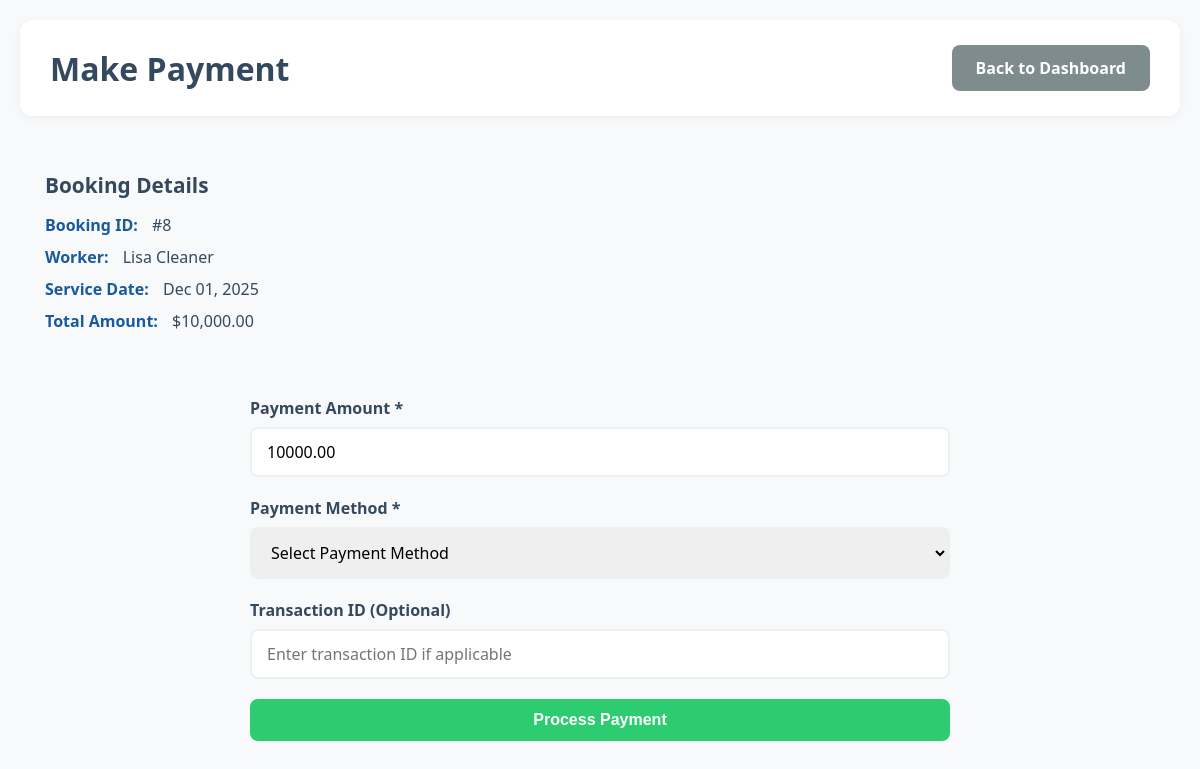
The page /customer/make_payment.php?id=8 (signed in) on the database its author committed.
### tables this page shows
CREATE TABLE `booking` (
  `booking_id` int(11) NOT NULL,
  `customer_id` int(11) NOT NULL,
  `worker_id` int(11) DEFAULT NULL,
  `category_id` int(11) DEFAULT NULL,
  `slot_id` int(11) DEFAULT NULL,
  `service_description` text DEFAULT NULL,
  `booking_date` timestamp NOT NULL DEFAULT current_timestamp(),
  `service_date` date DEFAULT NULL,
  `service_time` time DEFAULT NULL,
  `status` enum('pending','confirmed','in_progress','completed','cancelled') DEFAULT 'pending',
  `total_amount` decimal(10,2) DEFAULT 0.00,
  `created_at` timestamp NOT NULL DEFAULT current_timestamp(),
  `updated_at` timestamp NOT NULL DEFAULT current_timestamp() ON UPDATE current_timestamp()
);

CREATE TABLE `worker` (
  `worker_id` int(11) NOT NULL,
  `worker_name` varchar(100) NOT NULL,
  `email` varchar(100) NOT NULL,
  `phone_no` varchar(20) NOT NULL,
  `password` varchar(255) NOT NULL,
  `skill_type` varchar(100) DEFAULT NULL,
  `experience_years` decimal(4,1) DEFAULT 0.0,
  `availability_status` enum('available','busy','offline') DEFAULT 'available',
  `rating` decimal(3,2) DEFAULT 0.00,
  `street` varchar(255) DEFAULT NULL,
  `city` varchar(100) DEFAULT NULL,
  `pincode` varchar(10) DEFAULT NULL,
  `category_id` int(11) DEFAULT NULL,
  `assigned_by` int(11) DEFAULT NULL,
  `created_at` timestamp NOT NULL DEFAULT current_timestamp(),
  `updated_at` timestamp NOT NULL DEFAULT current_timestamp() ON UPDATE current_timestamp()
);

### includes/config.php (called while the page is built, shortened)
<?php
function getUserId() {
    return $_SESSION['user_id'] ?? null;
}
function formatCurrency($amount) {
    return '$' . number_format($amount, 2);
}
function formatDate($date) {
    return date('M d, Y', strtotime($date));
}
?>

### customer/make_payment.php (the view, shortened to what this page needs)
<?php
require_once '../includes/config.php';
$conn = getDBConnection();
$customer_id = getUserId();
$booking_id = (int)($_GET['id'] ?? 0);
$booking = $conn->query("
    SELECT b.*, w.worker_name, c.name as customer_name
    FROM booking b
    JOIN worker w ON b.worker_id = w.worker_id
    JOIN customer c ON b.customer_id = c.customer_id
    WHERE b.booking_id = $booking_id AND b.customer_id = $customer_id
")->fetch_assoc();
?>
<!DOCTYPE html>
<html lang="en">
<head>
    <link rel="stylesheet" href="../css/base.css">
    <link rel="stylesheet" href="../css/forms.css">
    <link rel="stylesheet" href="../css/components.css">
</head>
<body>
    <div class="container">
        <header class="page-header">
            <h1>Make Payment</h1>
            <a href="../root/dashboard.php" class="btn btn-secondary">Back to Dashboard</a>
        </header>
        <div class="booking-summary">
            <h2>Booking Details</h2>
            <p><strong>Booking ID:</strong> #<?php echo $booking['booking_id']; ?></p>
            <p><strong>Worker:</strong> <?php echo htmlspecialchars($booking['worker_name']); ?></p>
            <p><strong>Service Date:</strong> <?php echo formatDate($booking['service_date']); ?></p>
            <p><strong>Total Amount:</strong> <?php echo formatCurrency($booking['total_amount']); ?></p>
        </div>
        <div class="form-container">
            <form method="POST" action="">
                <div class="form-group">
                    <label for="amount">Payment Amount *</label>
                    <input type="number" id="amount" name="amount" required
                           value="<?php echo $booking['total_amount']; ?>"
                           min="0" step="0.01" readonly>
                </div>
                <div class="form-group">
                    <label for="payment_method">Payment Method *</label>
                    <select name="payment_method" id="payment_method" required>
                        <option value="">Select Payment Method</option>
                    </select>
                </div>
                <div class="form-group">
                    <label for="transaction_id">Transaction ID (Optional)</label>
                    <input type="text" id="transaction_id" name="transaction_id"
                           placeholder="Enter transaction ID if applicable">
                </div>
                <button type="submit" class="btn btn-success btn-block">Process Payment</button>
            </form>
        </div>
    </div>
</body>
</html>

### css/base.css (style rules this page uses)
* { margin: 0; padding: 0; box-sizing: border-box; }
body { font-family: 'Segoe UI', Tahoma, Geneva, Verdana, sans-serif; background: #f8f9fa; color: #34495e; }
.container { max-width: 1200px; margin: 0 auto; padding: 20px; }
.page-header { background: white; padding: 25px 30px; border-radius: 12px; margin-bottom: 30px; box-shadow: 0 2px 10px rgba(0, 0, 0, 0.05); display: flex; justify-content: space-between; align-items: center; }
.page-header h1 { margin: 0; color: #34495e; }
a { color: #43cea2; text-decoration: none; transition: color 0.3s ease; }

### css/forms.css (style rules this page uses)
.form-container { max-width: 700px; margin: 0 auto; }
.form-group { margin-bottom: 20px; }
.form-group label { display: block; margin-bottom: 8px; font-weight: 600; color: #34495e; }
.form-group input[type="text"], .form-group input[type="email"], .form-group input[type="password"], .form-group input[type="tel"], .form-group input[type="number"], .form-group input[type="date"], .form-group input[type="time"], .form-group textarea, .form-group select { width: 100%; padding: 12px 15px; border: 2px solid #ecf0f1; border-radius: 8px; font-size: 1rem; font-family: inherit; transition: all 0.3s ease; }

### css/components.css (style rules this page uses)
.btn { padding: 12px 24px; border: none; border-radius: 8px; font-size: 1rem; cursor: pointer; text-decoration: none; display: inline-block; transition: all 0.3s ease; font-weight: 600; }
.btn-secondary { background: #7f8c8d; color: white; }
.btn-success { background: #2ecc71; color: white; }
.btn-block { width: 100%; display: block; text-align: center; }
.booking-summary { background: #f8f9fa; border-radius: 12px; padding: 25px; margin-bottom: 30px; }
.booking-summary h2 { margin: 0 0 15px 0; color: #34495e; font-size: 1.3rem; }
.booking-summary p { margin-bottom: 10px; color: #34495e; }
.booking-summary strong { color: #185a9d; margin-right: 10px; }

### rows shown on the page
booking: booking_id "8", worker.worker_name "Lisa Cleaner", service_date "Dec 01, 2025", total_amount "$10,000.00", amount "10000.00"
